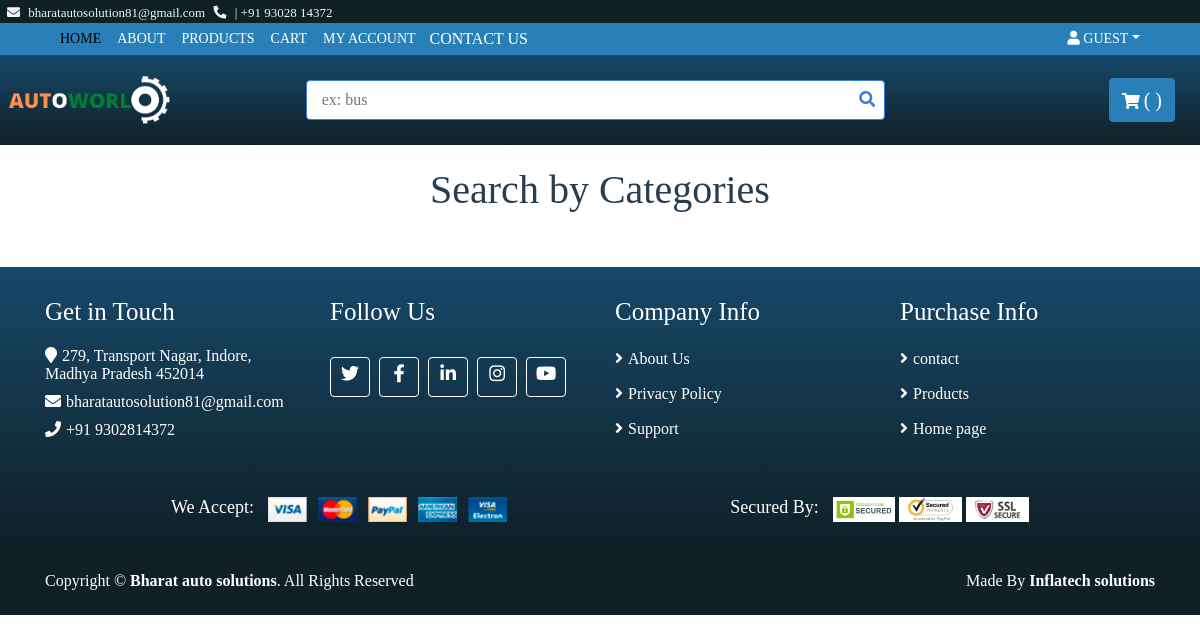
/brand/truck/1/, run on an earlier commit of the app's database.
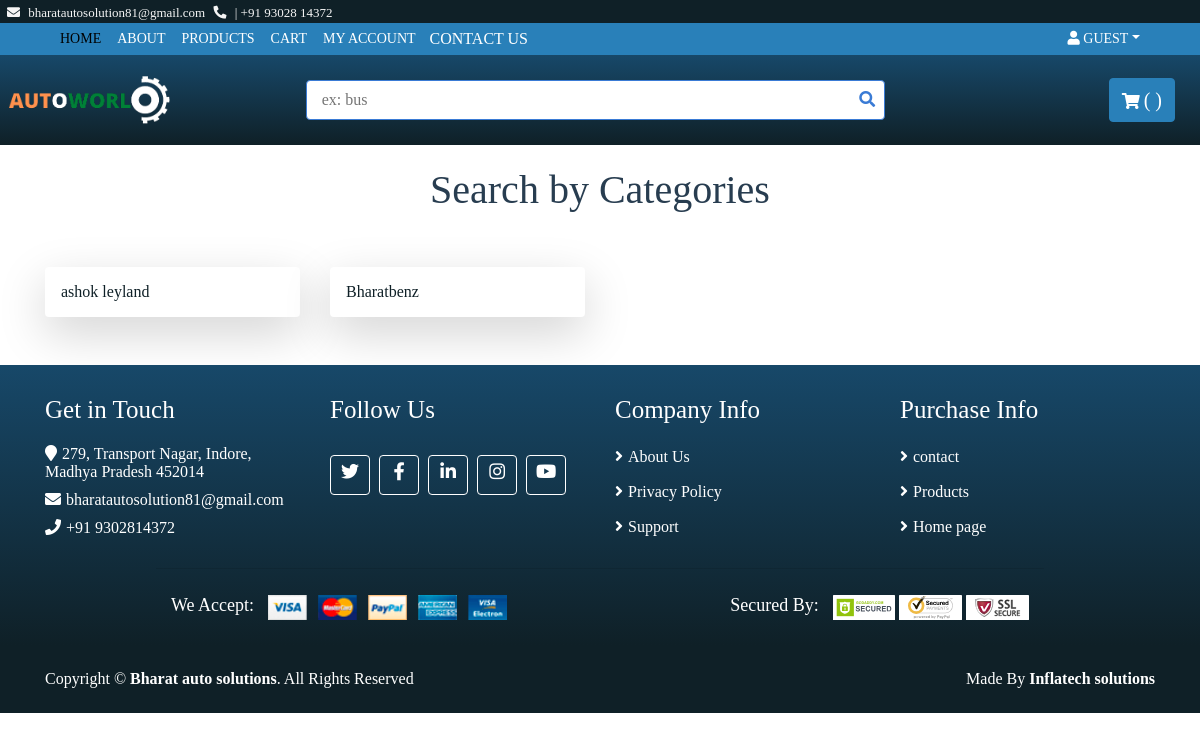
And on a later commit of the database.
### base/models.py (models this page shows, shortened)
class Manufacturer(models.Model):
    name_of_Manufacturer=models.CharField(max_length=200, unique=True, blank=False)
    vehicaltype=models.ForeignKey(TypeOfVehicle, on_delete=models.RESTRICT)
    slug=models.SlugField(blank=True, null=True)
    def __str__(self):
        return str(self.name_of_Manufacturer)

### base/views.py (the view)
# urls.py: path('brand/<slug:slug>/<str:pk>/', views.brand, name='brand'),
def brand(request, slug=None, pk=None, *args, **kwargs):
    print(slug)
    manu=Manufacturer.objects.filter(vehicaltype=pk)
    print(pk)
    print(manu)
    context={'brand':manu}
    return render(request, 'brand.html', context)

### templates/brand.html
{% extends 'base.html' %}
{% block content %}
<div class="container">
    <div class="product">
        <div class="section-header">
            <h1>Search by Categories</h1>
        </div>
        <div class="row">
            {% for i in brand %}
            <div class="col-md-3">
                <a href="{% url 'model' slug=i.slug  pk=i.id %}">
                    <div class="shadow-lg p-3 mb-5 bg-white rounded">{{i}}</div>
                </a>
            </div>
            {% endfor %}
        </div>
        </div>
    </div>
    {% endblock %}

What changed in the data, as far as the page shows it:
added Manufacturer: name_of_Manufacturer "ashok leyland"
added Manufacturer: name_of_Manufacturer "Bharatbenz"
